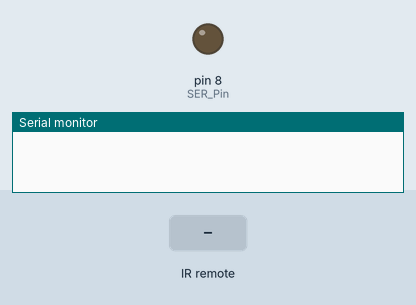
This sketch was run on a simulated Arduino Uno, built with avr-gcc and run on an emulated ATmega328P. Parts: output pins drawn as LEDs (lit = HIGH), the last lines printed to the serial monitor. The inputs (shaded band) are chosen by the test bench. Pins used as bus, display or sensor lines are not drawn.

Above: at 1.2 s.
1.3 s: infrared code 0xF720DF received
At 1.6 s:
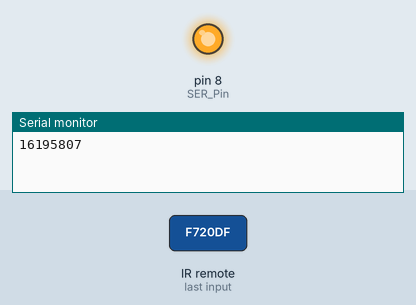
Timing chart, 0 to 4.3 s (numbered marks = the images above; inputs shaded):
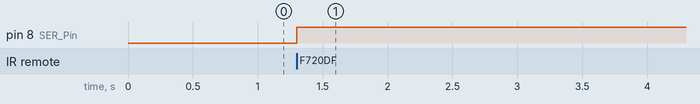

The sketch:

remote.ino
```cpp
#include <IRremote.h>


int SER_Pin = 8;   //pin 14 on the 75HC595
int RCLK_Pin = 9;  //pin 12 on the 75HC595
int SRCLK_Pin = 10; //pin 11 on the 75HC595

int RECV_PIN = 2; // pin 0 Infrarojo

int on[8] ;
int pinActual;
unsigned long last = millis();

IRrecv irrecv(RECV_PIN);
decode_results results;


//How many of the shift registers - change this
#define number_of_74hc595s 1

//do not touch
#define numOfRegisterPins number_of_74hc595s * 8

boolean registers[numOfRegisterPins];


void setup(){

  pinMode(SER_Pin, OUTPUT);
  pinMode(RCLK_Pin, OUTPUT);
  pinMode(SRCLK_Pin, OUTPUT);

  //reset all register pins
  clearRegisters();
  writeRegisters();

  Serial.begin(9600);
  irrecv.enableIRIn(); // Start the receiver

  for (int i=0; i<9; i++)
  {
    on[i]=0;
  }

}

//set all register pins to LOW
void clearRegisters(){
  for(int i = numOfRegisterPins - 1; i >=  0; i--){
     registers[i] = LOW;
  }
}

//Set and display registers
//Only call AFTER all values are set how you would like (slow otherwise)
void writeRegisters(){

  digitalWrite(RCLK_Pin, LOW);

  for(int i = numOfRegisterPins - 1; i >=  0; i--){
    digitalWrite(SRCLK_Pin, LOW);

    int val = registers[i];

    digitalWrite(SER_Pin, val);
    digitalWrite(SRCLK_Pin, HIGH);

  }
  digitalWrite(RCLK_Pin, HIGH);

}

//set an individual pin HIGH or LOW
void setRegisterPin(int index, int value){
  registers[index] = value;
}

int pinEncencer(decode_results *results)
{
   Serial.print(results->value);
   switch (results->value)
   {
     case  16195807:
       return 0;

     case  16228447:
       return 1;

     case  16212127:
       return 2;

     case  16191727:
       return 3;

     case  16224367:
       return 4;

     case  16208047:
       return 5;

     case  16199887:
       return 6;

     case  16232527:
       return 7;

     case 1785214238:
      return 8; //Prendemos la tele
   }

}

void loop(){

if (irrecv.decode(&results)) {


    // If it's been at least 1/4 second since the last
    // IR received, toggle the relay
    if (millis() - last > 250) {

      pinActual = pinEncencer(&results);
      if (pinActual >= 0 && pinActual <=8)
      {
        on[pinActual] = !on[pinActual];
        setRegisterPin(pinActual, on[pinActual] ? HIGH : LOW);
        writeRegisters();
      }
    }
    last = millis();
    irrecv.resume(); // Receive the next value
  }

}
```

Measured:
- after the input at 1.3 s, pin 8 (SER_Pin): LOW → HIGH at once
